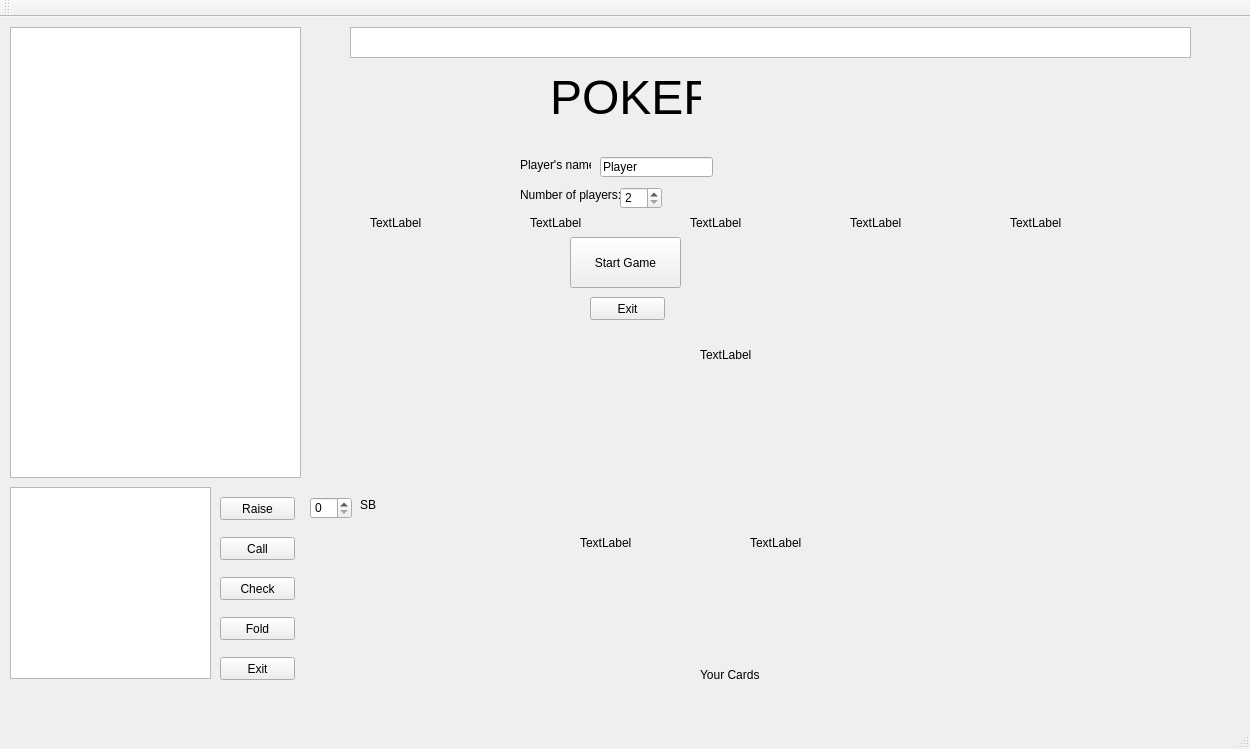
<?xml version="1.0" encoding="UTF-8"?>
<ui version="4.0">
 <class>MainWindow</class>
 <widget class="QMainWindow" name="MainWindow">
  <property name="geometry">
   <rect>
    <x>0</x>
    <y>0</y>
    <width>1250</width>
    <height>749</height>
   </rect>
  </property>
  <property name="windowTitle">
   <string>MainWindow</string>
  </property>
  <widget class="QWidget" name="centralWidget">
   <widget class="QWidget" name="GMenu" native="true">
    <property name="geometry">
     <rect>
      <x>500</x>
      <y>30</y>
      <width>251</width>
      <height>291</height>
     </rect>
    </property>
    <widget class="QLabel" name="label">
     <property name="geometry">
      <rect>
       <x>50</x>
       <y>10</y>
       <width>151</width>
       <height>81</height>
      </rect>
     </property>
     <property name="text">
      <string>&lt;html&gt;&lt;head/&gt;&lt;body&gt;&lt;p&gt;&lt;span style=&quot; font-size:36pt;&quot;&gt;POKER&lt;/span&gt;&lt;/p&gt;&lt;/body&gt;&lt;/html&gt;</string>
     </property>
    </widget>
    <widget class="QLabel" name="label_2">
     <property name="geometry">
      <rect>
       <x>20</x>
       <y>110</y>
       <width>71</width>
       <height>16</height>
      </rect>
     </property>
     <property name="text">
      <string>Player's name:</string>
     </property>
    </widget>
    <widget class="QPushButton" name="Exit">
     <property name="geometry">
      <rect>
       <x>90</x>
       <y>250</y>
       <width>75</width>
       <height>23</height>
      </rect>
     </property>
     <property name="text">
      <string>Exit</string>
     </property>
    </widget>
    <widget class="QSpinBox" name="spinBox">
     <property name="geometry">
      <rect>
       <x>120</x>
       <y>140</y>
       <width>42</width>
       <height>22</height>
      </rect>
     </property>
     <property name="minimum">
      <number>2</number>
     </property>
     <property name="maximum">
      <number>9</number>
     </property>
    </widget>
    <widget class="QPushButton" name="StartGame">
     <property name="geometry">
      <rect>
       <x>70</x>
       <y>190</y>
       <width>111</width>
       <height>51</height>
      </rect>
     </property>
     <property name="text">
      <string>Start Game</string>
     </property>
    </widget>
    <widget class="QLineEdit" name="lineEdit">
     <property name="geometry">
      <rect>
       <x>100</x>
       <y>110</y>
       <width>113</width>
       <height>20</height>
      </rect>
     </property>
     <property name="text">
      <string>Player</string>
     </property>
    </widget>
    <widget class="QLabel" name="label_3">
     <property name="geometry">
      <rect>
       <x>20</x>
       <y>140</y>
       <width>101</width>
       <height>16</height>
      </rect>
     </property>
     <property name="text">
      <string>Number of players:</string>
     </property>
    </widget>
   </widget>
   <widget class="QWidget" name="Game" native="true">
    <property name="geometry">
     <rect>
      <x>0</x>
      <y>0</y>
      <width>1241</width>
      <height>691</height>
     </rect>
    </property>
    <widget class="QTextBrowser" name="textBrowser">
     <property name="geometry">
      <rect>
       <x>10</x>
       <y>10</y>
       <width>291</width>
       <height>451</height>
      </rect>
     </property>
    </widget>
    <widget class="QPushButton" name="Raise">
     <property name="geometry">
      <rect>
       <x>220</x>
       <y>480</y>
       <width>75</width>
       <height>23</height>
      </rect>
     </property>
     <property name="text">
      <string>Raise</string>
     </property>
    </widget>
    <widget class="QPushButton" name="Call">
     <property name="geometry">
      <rect>
       <x>220</x>
       <y>520</y>
       <width>75</width>
       <height>23</height>
      </rect>
     </property>
     <property name="text">
      <string>Call</string>
     </property>
    </widget>
    <widget class="QPushButton" name="Check">
     <property name="geometry">
      <rect>
       <x>220</x>
       <y>560</y>
       <width>75</width>
       <height>23</height>
      </rect>
     </property>
     <property name="text">
      <string>Check</string>
     </property>
    </widget>
    <widget class="QPushButton" name="Fold">
     <property name="geometry">
      <rect>
       <x>220</x>
       <y>600</y>
       <width>75</width>
       <height>23</height>
      </rect>
     </property>
     <property name="text">
      <string>Fold</string>
     </property>
    </widget>
    <widget class="QPushButton" name="GExit">
     <property name="geometry">
      <rect>
       <x>220</x>
       <y>640</y>
       <width>75</width>
       <height>23</height>
      </rect>
     </property>
     <property name="text">
      <string>Exit</string>
     </property>
    </widget>
    <widget class="QLabel" name="Card1">
     <property name="geometry">
      <rect>
       <x>370</x>
       <y>110</y>
       <width>131</width>
       <height>191</height>
      </rect>
     </property>
     <property name="text">
      <string>TextLabel</string>
     </property>
    </widget>
    <widget class="QLabel" name="Card2">
     <property name="geometry">
      <rect>
       <x>530</x>
       <y>110</y>
       <width>131</width>
       <height>191</height>
      </rect>
     </property>
     <property name="text">
      <string>TextLabel</string>
     </property>
    </widget>
    <widget class="QLabel" name="Card3">
     <property name="geometry">
      <rect>
       <x>690</x>
       <y>110</y>
       <width>131</width>
       <height>191</height>
      </rect>
     </property>
     <property name="text">
      <string>TextLabel</string>
     </property>
    </widget>
    <widget class="QLabel" name="Card4">
     <property name="geometry">
      <rect>
       <x>850</x>
       <y>110</y>
       <width>131</width>
       <height>191</height>
      </rect>
     </property>
     <property name="text">
      <string>TextLabel</string>
     </property>
    </widget>
    <widget class="QLabel" name="Card5">
     <property name="geometry">
      <rect>
       <x>1010</x>
       <y>110</y>
       <width>131</width>
       <height>191</height>
      </rect>
     </property>
     <property name="text">
      <string>TextLabel</string>
     </property>
    </widget>
    <widget class="QLabel" name="Stage">
     <property name="geometry">
      <rect>
       <x>700</x>
       <y>330</y>
       <width>81</width>
       <height>16</height>
      </rect>
     </property>
     <property name="text">
      <string>TextLabel</string>
     </property>
    </widget>
    <widget class="QLabel" name="label_4">
     <property name="geometry">
      <rect>
       <x>700</x>
       <y>650</y>
       <width>91</width>
       <height>16</height>
      </rect>
     </property>
     <property name="text">
      <string>Your Cards</string>
     </property>
    </widget>
    <widget class="QLabel" name="PCard1">
     <property name="geometry">
      <rect>
       <x>580</x>
       <y>430</y>
       <width>131</width>
       <height>191</height>
      </rect>
     </property>
     <property name="text">
      <string>TextLabel</string>
     </property>
    </widget>
    <widget class="QLabel" name="PCard2">
     <property name="geometry">
      <rect>
       <x>750</x>
       <y>430</y>
       <width>131</width>
       <height>191</height>
      </rect>
     </property>
     <property name="text">
      <string>TextLabel</string>
     </property>
    </widget>
    <widget class="QTextBrowser" name="PlayerInfo">
     <property name="geometry">
      <rect>
       <x>10</x>
       <y>470</y>
       <width>201</width>
       <height>192</height>
      </rect>
     </property>
    </widget>
    <widget class="QSpinBox" name="spinBox_2">
     <property name="geometry">
      <rect>
       <x>310</x>
       <y>480</y>
       <width>42</width>
       <height>22</height>
      </rect>
     </property>
    </widget>
    <widget class="QLabel" name="label_5">
     <property name="geometry">
      <rect>
       <x>360</x>
       <y>480</y>
       <width>21</width>
       <height>16</height>
      </rect>
     </property>
     <property name="text">
      <string>SB</string>
     </property>
    </widget>
    <widget class="QTextBrowser" name="Winners">
     <property name="geometry">
      <rect>
       <x>350</x>
       <y>10</y>
       <width>841</width>
       <height>31</height>
      </rect>
     </property>
    </widget>
    <zorder>textBrowser</zorder>
    <zorder>Raise</zorder>
    <zorder>Call</zorder>
    <zorder>Check</zorder>
    <zorder>Fold</zorder>
    <zorder>GExit</zorder>
    <zorder>Card1</zorder>
    <zorder>Card2</zorder>
    <zorder>Card3</zorder>
    <zorder>Card4</zorder>
    <zorder>Card5</zorder>
    <zorder>Stage</zorder>
    <zorder>label_4</zorder>
    <zorder>PCard1</zorder>
    <zorder>PCard2</zorder>
    <zorder>PlayerInfo</zorder>
    <zorder>GMenu</zorder>
    <zorder>GMenu</zorder>
    <zorder>GMenu</zorder>
    <zorder>GMenu</zorder>
    <zorder>GMenu</zorder>
    <zorder>spinBox_2</zorder>
    <zorder>label_5</zorder>
    <zorder>Winners</zorder>
   </widget>
  </widget>
  <widget class="QMenuBar" name="menuBar">
   <property name="geometry">
    <rect>
     <x>0</x>
     <y>0</y>
     <width>1250</width>
     <height>21</height>
    </rect>
   </property>
  </widget>
  <widget class="QToolBar" name="mainToolBar">
   <attribute name="toolBarArea">
    <enum>TopToolBarArea</enum>
   </attribute>
   <attribute name="toolBarBreak">
    <bool>false</bool>
   </attribute>
  </widget>
  <widget class="QStatusBar" name="statusBar"/>
 </widget>
 <layoutdefault spacing="6" margin="11"/>
 <resources/>
 <connections/>
</ui>
